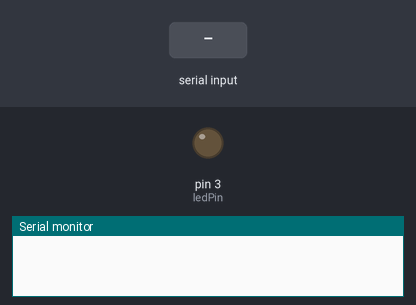
A sketch run on a simulated Arduino Uno, built with avr-gcc and run on an emulated ATmega328P. Shown: output pins drawn as LEDs (lit = HIGH), the last lines printed to the serial monitor. The test bench sets the inputs (shaded band).

Above: at 1.2 s.
1.3 s: "90,45\n" received over Serial
At 2.1 s:
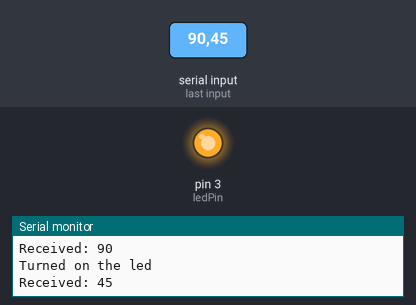
Timing chart, 0 to 4.3 s (numbered marks = the images above; inputs shaded):
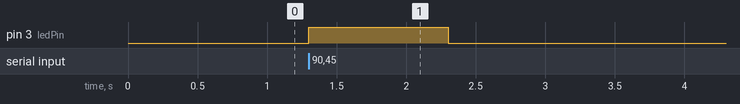

Measured:
- after the input at 1.3 s, pin 3 (ledPin): LOW → HIGH at once, → LOW 1.0 s later

The sketch:

demoLed.ino
```cpp
const int ledPin = 3;
int ledState = LOW;
long timeToShine;

void setup() {
  Serial.begin(115200);
  pinMode(ledPin, OUTPUT);
}

void loop() {
    toggleLed();
    readDuration();
}

void toggleLed(){
    if(millis() < timeToShine && ledState == LOW)
    {
      ledState = HIGH;
      digitalWrite(ledPin, ledState);
      Serial.println("Turned on the led");
    }
    else if (millis() > timeToShine && ledState == HIGH){
      ledState = LOW;
      digitalWrite(ledPin, ledState);
      Serial.println("Turned off the led");
    }
}

void readDuration(){
  if(Serial.available()){
    int duration = Serial.parseInt();
    Serial.print("Received: ");
    Serial.println(duration);
    timeToShine = millis() + duration;
  }
}
```
